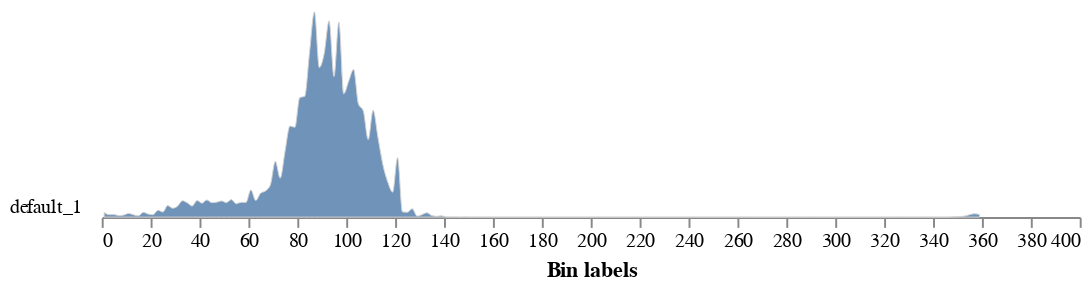

Notebook code cell kept with this figure:
### Code cell
# Inputs:
#   rgb_img - RGB image data
#   mask - Binary mask of selected contours 
#   colorspaces - 'all' (default), 'rgb', 'lab', or 'hsv'
#                 This is the data to be printed to the SVG histogram file  
#   label - Optional label parameter, modifies the variable name of observations recorded. (default `label="default"`)

color_histogram = pcv.analyze.color(rgb_img=crop_img, labeled_mask=kept_mask, colorspaces='all', label="default")

### Figure 1 — Vega-Lite specification as saved in the notebook (floating-point values rounded to 4 significant figures; data arrays with more than 128 entries replaced by an {"elided": "..."} marker saying what was removed)
{"config": {"view": {"continuousWidth": 300, "continuousHeight": 300, "stroke": null}, "axis": {"grid": false}, "facet": {"columns": 1, "spacing": 0}, "title": {"anchor": "end"}}, "data": {"name": "data-ae49ba508f4643c0abb3570174041797"}, "facet": {"field": "sample", "header": {"labelAngle": 0, "labelAlign": "left", "labelOrient": "left"}, "title": null, "type": "nominal"}, "spec": {"mark": {"type": "area", "fillOpacity": 0.8, "interpolate": "monotone", "stroke": "lightgray", "strokeWidth": 0.5}, "encoding": {"x": {"field": "label", "title": "Bin labels", "type": "quantitative"}, "y": {"axis": null, "field": "value", "scale": {"range": [10, -100]}, "type": "quantitative"}}, "height": 10, "width": 500}, "bounds": "flush", "$schema": "https://vega.github.io/schema/vega-lite/v5.16.3.json", "datasets": {"data-ae49ba508f4643c0abb3570174041797": {"elided": "180 records"}}}
